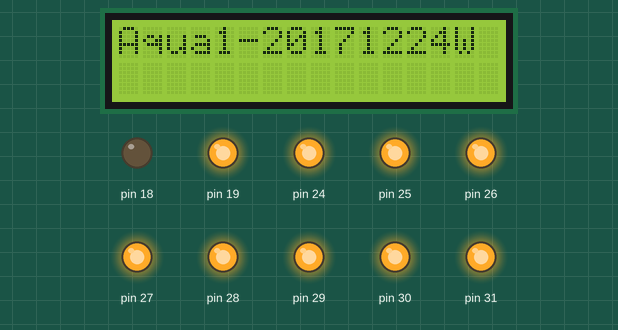
The sketch below on a simulated Arduino Mega 2560, built with avr-gcc and run on an emulated ATmega2560. On the bench: 16×2 character LCD, output pins drawn as LEDs (lit = HIGH). The local clock reads 2024-03-15 10:24:30 at power-on unless the sketch sets it.

Above: at 0.1 s.
At 1.8 s:
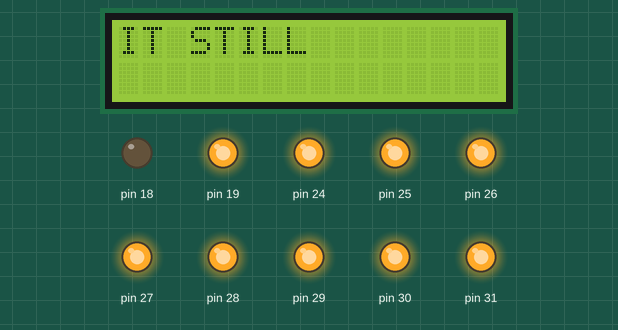
At 3.2 s:
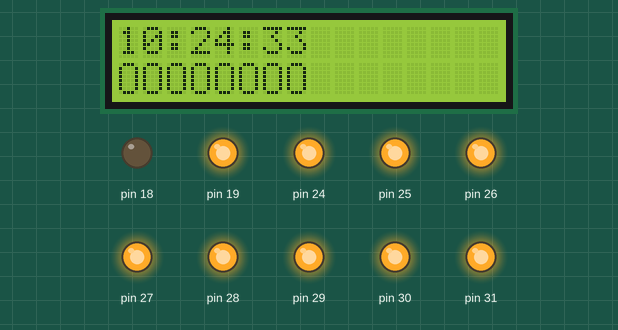
At 39.1 s:
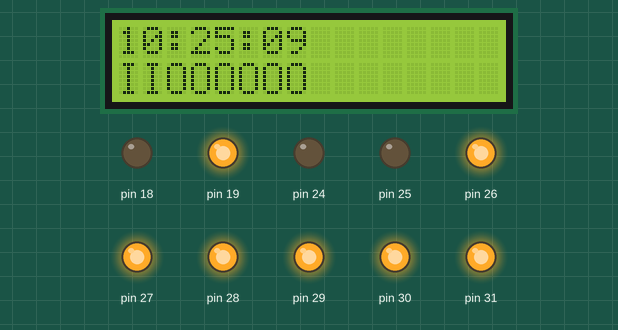
Timing chart, 0 to 40.0 s (numbered marks = the images above):
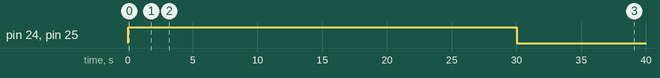

Measured:
- by itself, pin 24, pin 25: HIGH → LOW at 30.0 s
- what the display in image 1 shows lasts 0.7 s, from 1.8 s to 2.5 s
- what the display in image 2 shows lasts 0.8 s, from 3.2 s to 4.0 s

The sketch:

Aqua_micro.ino
```cpp
//Часы - с 18 по 21 выводы
//Пищалка - 46 - плюс, 53 - минус
//Реле - с 24 до 32 выводы (управляющие)
//Датчик DS - 40 вывод
//Датчик DHT - 41 вывод

#include <LiquidCrystal.h>
#include <LCDKeypad.h>
#include <Wire.h>
#include <RTClib.h>
#include <avr/wdt.h>
#define DS_RES 9
#define START_AUX 9
#define START_MAIN 11
#define STOP_AUX 21
#define STOP_MAIN 19
#define START_AUX_WEEKEND 10
#define START_MAIN_WEEKEND 12
#define STOP_MAIN_WEEKEND 20
#define STOP_AUX_WEEKEND 22
#define RELAY_COUNT 8

RTC_DS1307 RTC;
LCDKeypad lcd;

byte c_sel[8] = {
  B11000,
  B11100,
  B11110,
  B11111,
  B11111,
  B11110,
  B11100,
  B11000,
};

byte c_clr[8] = {
  B00000,
  B00000,
  B00000,
  B00000,
  B00000,
  B00000,
  B00000,
  B00000,
};

byte c_up[8] = {
  B00100,
  B01110,
  B11111,
  B00100,
  B00100,
  B00100,
  B00100,
  B00100,
};

byte c_down[8] = {
  B00100,
  B00100,
  B00100,
  B00100,
  B00100,
  B11111,
  B01110,
  B00100,
};

byte c_relayon[8] = {
  B01110,
  B00100,
  B00100,
  B00100,
  B00100,
  B00100,
  B00100,
  B01110,
};

byte c_relayoff[8] = {
  B01110,
  B10001,
  B10001,
  B10001,
  B10001,
  B10001,
  B10001,
  B01110,
};
//Счётчики миллоисекунд
unsigned long ct, lt1, lt2, lt3, lt4, btntm, almtm, dswitch, dswitch_old;
//Переменная "Первого запуска"
int init1=1;
//Остальные переменные
int h, wd, m, i1, relnum, relco, tempmode;
int relstate[8];
int reldir=0;
int a=20;
int b=0;
int s=0;
int selt=4;
float t=0;
float relt=0;
float tdht=0;
float hdht=0;
int cnt=0;
int pressed=-1;
int btnprs=-1;
int alm=1;
String wd_str;


void setup() {
//Задаём ноги для реле - с 24 по 32
  for (i1=0; i1<=7; i1++) {
    pinMode(24+i1,OUTPUT);
    digitalWrite(24+i1, HIGH);
    relstate[i1]=0;
  }
  RTC.begin();
//Ноги на питание часов
  pinMode(18, OUTPUT);
  pinMode(19, OUTPUT);
//Начальное состояние выводов
  digitalWrite(19, HIGH);
  digitalWrite(18, LOW);


  //##########################################################################
  //
  //
  // Раскомментировать для задания времени, равного времени компиляции скетча
  //RTC.adjust(DateTime(__DATE__, __TIME__));
  //
  //
  //##########################################################################

  //Настройка и инициализация экрана
  lcd.createChar(1,c_sel);
  lcd.createChar(2,c_clr);
  lcd.createChar(3,c_up);
  lcd.createChar(4,c_down);
  lcd.createChar(5,c_relayon);
  lcd.createChar(6,c_relayoff);
  lcd.begin(16,2);
  lcd.clear();
  lcd.print("Aqua1-20171224W");
  delay(1000);
  lcd.clear();
  lcd.print("WHOA");
  delay(700);
  lcd.clear();
  lcd.print("IT STILL");
  delay(700);
  lcd.clear();
  lcd.print("ROCKS!");
  delay(700);
  lcd.clear();
  //Инициализация таймера
  ct=millis();
  dswitch_old=millis();
  //Ещё кое-что
  tempmode=0;
  lt1=ct;
  lt2=ct;

  //WATCHDOG
  wdt_enable(WDTO_8S);
}

//Основной цикл
void loop() {
  shTime();
  //alarm();
  testAlarm();
}

// Отображаем время
void shTime() {
  ct=millis();
  DateTime now = RTC.now();
// Время перерисовыввается только при смене часов, минут, секунд
  if(ct>=lt1+250||init1==1) {
    if (now.second()!=s||init1==1) {
      //Каждую секуну сбрасываем пса
      //Если через 4 секунды не сбросить - будет ресет
      wdt_reset();
      lcd.setCursor(0,0);
      if (now.hour()<10) {
        lcd.print("0");
      }
      lcd.print(now.hour());
      lcd.print(":");
      lcd.setCursor(3,0);
      if (now.minute()<10) {
        lcd.print("0");
      }
      lcd.print(now.minute());
      lcd.print(":");
      lcd.setCursor(6,0);
      if (now.second()<10) {
        lcd.print("0");
      }
      lcd.print(now.second());
      init1=0;
//Возращаем счётчик миллисекунд
      lt1=ct;
      shRelay();
    }
  }
//Запоминаем текущее время
  s=now.second();
  m=now.minute();
  h=now.hour();
  wd=now.dayOfTheWeek();
}

void testAlarm() {
  if(m % 2 != 0) {
    RelayOn(0);
  }
  else {
    RelayOff(0);
  }
  if(m % 3 != 0) {
    RelayOn(1);
  }
  else {
    RelayOff(1);
  }
}

//Управление реле
void alarm() {
  //Воскресенье
  if(wd==0)
  {
    //Основной свет
    if(h>=START_MAIN_WEEKEND&&h<STOP_MAIN) {
      RelayOn(0);
    }
    if(h>=STOP_MAIN||h<START_MAIN_WEEKEND) {
      RelayOff(0);
    }
    //Дополнительный свет
    if(h>=START_AUX_WEEKEND&&h<STOP_AUX) {
      RelayOn(1);
    }
    if(h>=STOP_AUX||h<START_AUX_WEEKEND) {
      RelayOff(1);
    }
  }
  //Суббота
  else if(wd==6)
  {
    //Основной свет
    if(h>=START_MAIN_WEEKEND&&h<STOP_MAIN_WEEKEND) {
      RelayOn(0);
    }
    if(h>=STOP_MAIN_WEEKEND||h<START_MAIN_WEEKEND) {
      RelayOff(0);
    }
    //Дополнительный свет
    if(h>=START_AUX_WEEKEND&&h<STOP_AUX_WEEKEND) {
      RelayOn(1);
    }
    if(h>=STOP_AUX_WEEKEND||h<START_AUX_WEEKEND) {
      RelayOff(1);
    }
  }
  //Пятница
  else if(wd==5)
  {
    //Основной свет
    if(h>=START_MAIN&&h<STOP_MAIN_WEEKEND) {
      RelayOn(0);
    }
    if(h>=STOP_MAIN_WEEKEND||h<START_MAIN) {
      RelayOff(0);
    }
    //Дополнительный свет
    if(h>=START_AUX&&h<STOP_AUX_WEEKEND) {
      RelayOn(1);
    }
    if(h>=STOP_AUX_WEEKEND||h<START_AUX) {
      RelayOff(1);
    }
  }
  else
  {
     //Основной свет
    if(h>=START_MAIN&&h<STOP_MAIN) {
      RelayOn(0);
    }
    if(h>=STOP_MAIN||h<START_MAIN) {
      RelayOff(0);
    }
    //Дополнительный свет
    if(h>=START_AUX&&h<STOP_AUX) {
      RelayOn(1);
    }
    if(h>=STOP_AUX||h<START_AUX) {
      RelayOff(1);
    }
  }
}
//Включение реле
int RelayOn(int relnum) {
  //Проверяем состояние вывода
  if (relstate[relnum]==0) {
    digitalWrite(24+relnum, LOW);
    relstate[relnum]=1;
    return 0;
  }
  else {
    //Возвращаем 1, если реле уже было включено
    return 1;
  }
}
//Выключение реле
int RelayOff(int relnum) {
  //Проверяем состояние вывода
  if (relstate[relnum]==1) {
    digitalWrite(24+relnum, HIGH);
    relstate[relnum]=0;
    return 0;
  }
  else {
    //Возвращаем 1, если реле уже выключено
    return 1;
  }
}

void strClear(int dispstr) {
  lcd.setCursor(0,1);
  int clrc;
  for(clrc=0;clrc<=15;clrc++) {
    lcd.setCursor(clrc, dispstr);
    lcd.write(2);
  }
}

void shRelay() {
  strClear(1);
  int relcnt;
  lcd.setCursor(0,1);
  for(relcnt=0;relcnt<=(RELAY_COUNT - 1);relcnt++) {
    if(relstate[relcnt]==1) {
      if(relcnt==3) {
        lcd.write(3);
      }
      if(relcnt==7) {
        lcd.write(4);
      }
      else {
        lcd.write(5);
      }
    }
    if(relstate[relcnt]==0) {
      lcd.write(6);
    }
  }
}
```
